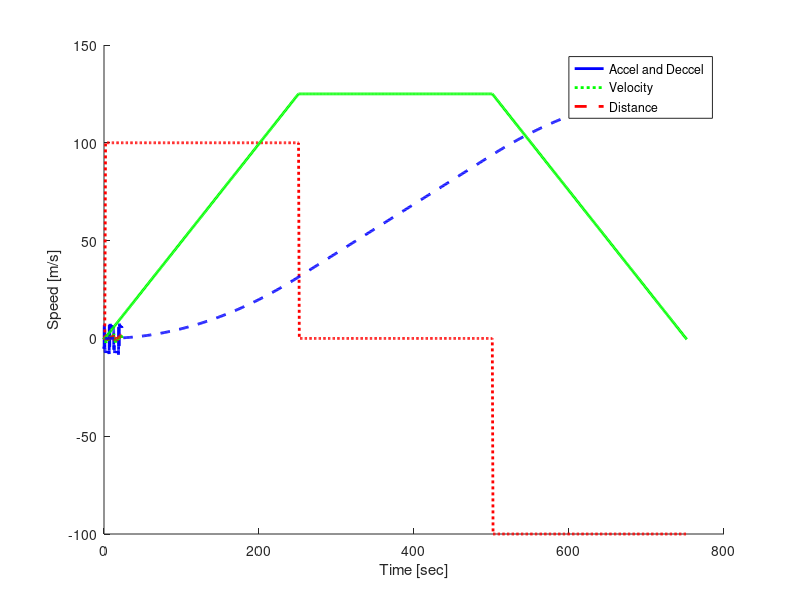

MATLAB code to generate this figure:
clear
close
clc
real_data = importdata('ssl-d-13960619-1-7ss-trapezoidal-1.txt');
r_d_size =  size(real_data);
real_data = [real_data(:,1:8)/1000, real_data(:,9:12), real_data(:,13:16)/1000];

real_data2 = importdata('ssl-d-13960611-1-7ss-lowpass-2.txt');
r_d_size2 =  size(real_data2);
real_data2 = [real_data2(:,1:8)/1000, real_data2(:,9:12), real_data2(:,13:16)/1000];

fil=0;
for n=2:r_d_size(1,1)
fil=[fil;fil(n-1)+(real_data(n,2)-fil(n-1))*0.3];
end
hold all
% plot(real_data(:,1),real_data(:,8),'r','LineWidth',2)
% legend('V_x (real)')
plot(real_data(:,1),real_data(:,2),'b','LineWidth',2)
% plot(real_data(:,1),fil,':r','LineWidth',2)
plot(real_data(:,1),real_data(:,6),':g','LineWidth',2)
plot(real_data2(:,1),real_data2(:,6),'--r','LineWidth',2)

legend('V_x (real)','V_x  (low pass filter)','V_x  (kalman filter)');
xlabel('Time [sec]');
ylabel('Speed [m/s]');

% legend('\omega_c (real)','\omega_c  (low pass filter)','\omega_c  (kalman filter)');
% xlabel('Time [sec]');
% ylabel('Speed [rad/s]');

a=0;
v=0;
x=0;
V=0;
X=0;
A=0;
for n=0:750
    if(n<250)
        a=1;
    elseif(n<500)
        a=0;
    else
        a=-1;
    end
    v=v+a;
    x=x+v;
    V=[V;v];
    X=[X;x];
    A=[A;a];
end

hold all
plot(A*100,':r','LineWidth',2)
plot(V/2,'g','LineWidth',2)
plot(X/1000,'--b','LineWidth',2)
legend('Accel and Deccel','Velocity','Distance');
